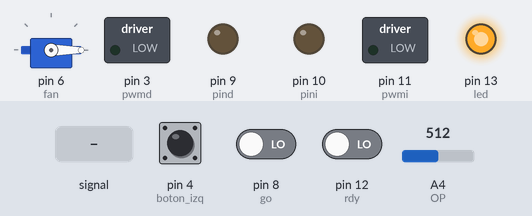
A sketch run on a simulated Arduino Uno, built with avr-gcc and run on an emulated ATmega328P. Parts: servo, switched loads named in the sketch (green lamp = pin HIGH), output pins drawn as LEDs (lit = HIGH). Dashed ring = blinking. The test bench sets the inputs (shaded band); at power-on: pin 4 (boton_izq) HIGH, A4 (OP) = 512, pin 8 (go) LOW, pin 12 (rdy) LOW. Pins used as bus, display or sensor lines are not drawn.

Above: at 1.8 s.
1.9 s: pin 4 (boton_izq) pulled LOW for 0.15 s
At 2.18 s:
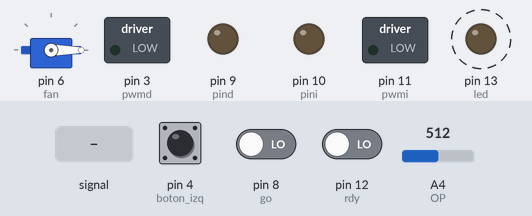
4.9 s: pin 4 (boton_izq) pulled LOW for 1 s
At 6.8 s:
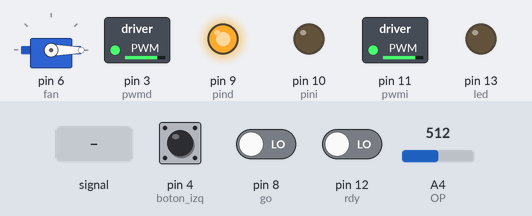
7.4 s: A4 (OP) fed a 200 Hz sine of ±81 counts around its level
At 8.5 s:
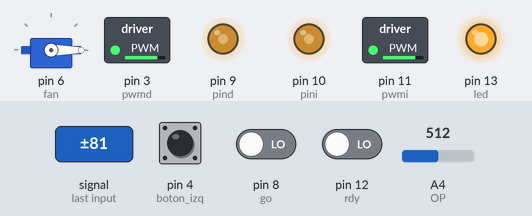
10.4 s: A4 (OP) set to 716
At 11.6 s:
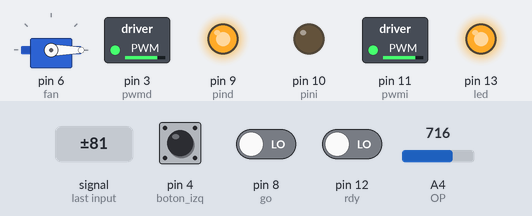
11.9 s: A4 (OP) fed a 1000 Hz sine of ±255 counts around its level
At 12.6 s:
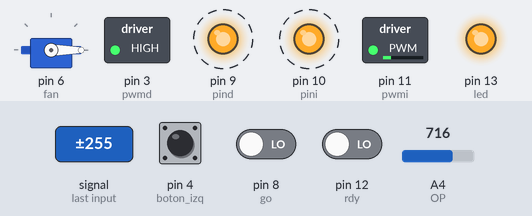
14.9 s: A4 (OP) fed a 50 Hz sine of ±306 counts around its level
Timing chart, 0 to 33.3 s (numbered marks = the images above; inputs shaded):
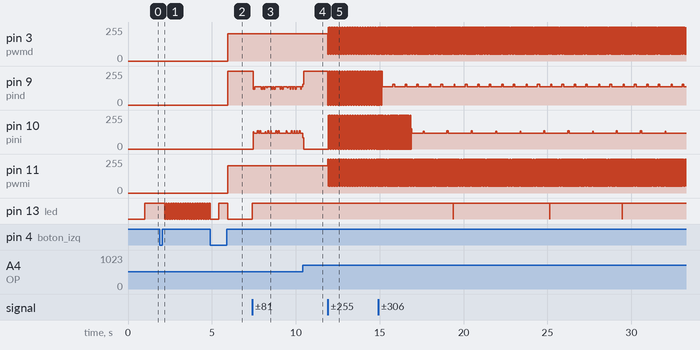

The sketch:

seguidor_Base.ino
```cpp
//*********PARAMTROS A CALIBRAR *************************************************************************************************
#include<Servo.h>

Servo fan;
int velocidad =205; // Velocidad crucero de robot max 255

float Kp = 2; // calibracion proporciona0.7
float Kd = 9.97;  //  calibracion derivativo9.65

int frente =  200;   // Velocidad a la que ira el motor hacia adelante cuando pierda la linea max 255
int reversa = 178;  // Velocidad a la que ira el motor hacia atras cuando pierda la linea    max 255

int color = 1;      // 1 linea negra 2 linea blanca
//********CONEXION DE PUERTOS****************************************************************************************************
int OP = A4;   // A0 conectdado a OP    SALIDA DEL MULTIPLEXOR
int S0 = A0;   // A4 conectado a S0     S0 DEL MULTIPLEXOR
int S1 = A1;   // A3 conectado a S1     S1 DEL MULTIPLEXOR
int S2 = A2;   // A1 conectado a S2     S2 DEL MULTIPLEXOR
int S3 = A3;   // A2 conectado a S3     S3 DEL MULTIPLEXOR
int led = 13;  // Led default de Arduino

int pini = 10;
int pwmi = 11;
int pind = 9;
int pwmd = 3;

int go = 8;   // Puerto donde se conecta el arrancador ( si el modulo no esta conectado, debe ponerse una resistencia pull-down)
int rdy = 12;
int boton_izq = 4; // boton izquierdo
//int boton_der = 7; // boton derecho
//int lon = 11;
//*******VARIABLES A UTILIZAR****************************************************************************************************


int mins1 = 255, mins2 = 255, mins3 = 255, mins4 = 255, mins5 = 255, mins6 = 255, mins7 = 255, mins8 = 255, mins9 = 255, mins10 = 255, mins11 = 255, mins12 = 255, mins13 = 255, mins14 = 255, mins15 = 255, mins16 = 255;

int maxs1 = 0, maxs2 = 0, maxs3 = 0, maxs4 = 0, maxs5 = 0, maxs6 = 0, maxs7 = 0, maxs8 = 0, maxs9 = 0, maxs10 = 0, maxs11 = 0, maxs12 = 0, maxs13 = 0, maxs14 = 0, maxs15 = 0, maxs16 = 0;

int valor_sensor1 = 0, valor_sensor2 = 0, valor_sensor3 = 0, valor_sensor4 = 0, valor_sensor5 = 0, valor_sensor6 = 0, valor_sensor7 = 0, valor_sensor8 = 0;

int valor_sensor9 = 0, valor_sensor10 = 0, valor_sensor11 = 0, valor_sensor12 = 0, valor_sensor13 = 0, valor_sensor14 = 0, valor_sensor15 = 0, valor_sensor16 = 0;

int valor_bd = 0, state_go = 0, state_rdy = 0, allow_off = 0, valor_bi = 0, memory_deg = 0, posicion = 0, MUESTREO = 1, sensibilidad = 100, c = 0, espera = 0, modo = LOW, value_x = 0;
int vel = 0;
unsigned long presente = 0;
long antes = 0;
long pausa = 70;
unsigned long pasado = 0;
unsigned long ahora;
double ERROR_POSICION = 0;
double ERROR_ULTIMO = 0;
double CX = 0;


void setup()
{
fan.attach(6);
fan.writeMicroseconds(0);
  pinMode ( led, OUTPUT);
 // pinMode(lon, OUTPUT);
  pinMode ( S0, OUTPUT);
  pinMode ( S1, OUTPUT);
  pinMode ( S2, OUTPUT);
  pinMode ( S3, OUTPUT);
  pinMode ( OP, INPUT);
  pinMode ( go, INPUT);
  pinMode ( boton_izq, INPUT);
//  pinMode ( boton_der, INPUT);
  pinMode(rdy, INPUT);

  pinMode(pini, OUTPUT);
  pinMode(pwmi, OUTPUT);
  pinMode(pind, OUTPUT);
  pinMode(pwmd, OUTPUT);
  //digitalWrite(lon, HIGH);

rutina1:

  delay(1000);
  digitalWrite ( led, HIGH);

rutina2:
  lectura();
  if ( valor_bi == LOW ) {
    value_x = 1;
  }
  if ( valor_bi == HIGH && value_x == 1 ) {
    delay (50);
    goto rutina3;
  }
  goto rutina2;


  //****************************************************************************************************************************************************************************


rutina3:   // Calibracion de sensores

  while ( espera < 4000) {
    lectura();
    if ( valor_bi == LOW ) {
      espera = 5000;
    }
    presente = millis();
    if (presente - antes > pausa) {
      antes = presente;
      if (modo == LOW) {
        modo = HIGH;
      }
      else {
        modo = LOW;
      }
      digitalWrite(led, modo);
    }


    if (valor_sensor1 <  mins1) {
      mins1 = valor_sensor1;
    }
    if (valor_sensor2 <  mins2) {
      mins2 = valor_sensor2;
    }
    if (valor_sensor3 <  mins3) {
      mins3 = valor_sensor3;
    }
    if (valor_sensor4 <  mins4) {
      mins4 = valor_sensor4;
    }
    if (valor_sensor5 <  mins5) {
      mins5 = valor_sensor5;
    }
    if (valor_sensor6 <  mins6) {
      mins6 = valor_sensor6;
    }
    if (valor_sensor7 <  mins7) {
      mins7 = valor_sensor7;
    }
    if (valor_sensor8 <  mins8) {
      mins8 = valor_sensor8;
    }
    if (valor_sensor9 <  mins9) {
      mins9 = valor_sensor9;
    }
    if (valor_sensor10 <  mins10) {
      mins10 = valor_sensor10;
    }
    if (valor_sensor11 <  mins11) {
      mins11 = valor_sensor11;
    }
    if (valor_sensor12 <  mins12) {
      mins12 = valor_sensor12;
    }
    if (valor_sensor13 <  mins13) {
      mins13 = valor_sensor13;
    }
    if (valor_sensor14 <  mins14) {
      mins14 = valor_sensor14;
    }
    if (valor_sensor15 <  mins15) {
      mins15 = valor_sensor15;
    }
    if (valor_sensor16 <  mins16) {
      mins16 = valor_sensor16;
    }

    if (valor_sensor1 >  maxs1) {
      maxs1 = valor_sensor1;
    }
    if (valor_sensor2 >  maxs2) {
      maxs2 = valor_sensor2;
    }
    if (valor_sensor3 >  maxs3) {
      maxs3 = valor_sensor3;
    }
    if (valor_sensor4 >  maxs4) {
      maxs4 = valor_sensor4;
    }
    if (valor_sensor5 >  maxs5) {
      maxs5 = valor_sensor5;
    }
    if (valor_sensor6 >  maxs6) {
      maxs6 = valor_sensor6;
    }
    if (valor_sensor7 >  maxs7) {
      maxs7 = valor_sensor7;
    }
    if (valor_sensor8 >  maxs8) {
      maxs8 = valor_sensor8;
    }
    if (valor_sensor9 >  maxs9) {
      maxs9 = valor_sensor9;
    }
    if (valor_sensor10 >  maxs10) {
      maxs10 = valor_sensor10;
    }
    if (valor_sensor11 >  maxs11) {
      maxs11 = valor_sensor11;
    }
    if (valor_sensor12 >  maxs12) {
      maxs12 = valor_sensor12;
    }
    if (valor_sensor13 >  maxs13) {
      maxs13 = valor_sensor13;
    }
    if (valor_sensor14 >  maxs14) {
      maxs14 = valor_sensor14;
    }
    if (valor_sensor15 >  maxs15) {
      maxs15 = valor_sensor15;
    }
    if (valor_sensor16 >  maxs16) {
      maxs16 = valor_sensor16;
    }

  }  // Termina calibracion de sensores


  digitalWrite ( led, LOW);
  delay (500);


rutina4:

  digitalWrite ( led, HIGH);
  lectura();
  if ( state_go == HIGH) {
    allow_off = 1;
    goto PD;
  }
  if ( valor_bi == LOW) {
    c = 1;
  }
  if ( valor_bi == HIGH && c == 1 ) {
    delay ( 50);
    digitalWrite ( led, LOW);


    goto PD;
  }
  goto rutina4;


off:
  lectura();
  if ( state_go == HIGH ) {
    goto PD;
  }
  analogWrite ( pwmi , 0); analogWrite ( pwmd, 0);
  goto off;


  //*****************************************************************> PROGRAMA PRINCIPAL DE PD <**************************************************************************************

PD:

  if ( state_go == 0 && allow_off == 1 ) {
    goto off;
  }

  ahora = millis();
  int ACTUAL = ahora - pasado;
  if (ACTUAL >= MUESTREO)
  {

    lectura();

    ERROR_POSICION = valor_sensor1 * (-1) + valor_sensor2 * (-1) + valor_sensor3 * (-1) + valor_sensor4 * (-.8) + valor_sensor5 * (-.6) + valor_sensor6 * (-.4) + valor_sensor7 * (-.2) + valor_sensor8 * (-.1) + valor_sensor9 * (.1) + valor_sensor10 * (.2) + valor_sensor11 * (.4) + valor_sensor12 * (.6) + valor_sensor13 * (.8) + valor_sensor14 * (1) + valor_sensor15 * (1) + valor_sensor16 * (1);


    double ERROR_D = (ERROR_POSICION - ERROR_ULTIMO);
    float P = Kp * ERROR_POSICION;

    float D = Kd * ERROR_D;

    CX = P + D;

    pasado = ahora;
    ERROR_ULTIMO = ERROR_POSICION;

    if ( CX >=  255 ) {
      CX =  255;
    }
    if ( CX <= -255 ) {
      CX = -255;
    }


    int pwm1 = velocidad + (CX);
    int pwm2 = velocidad - (CX);

    if ( pwm1 >= 255 ) {
      pwm1 = 255;
    }
    if ( pwm2 >= 255 ) {
      pwm2 = 255;
    }


    if ( valor_sensor3 > sensibilidad ) {
      posicion = 0;
    }
    if ( valor_sensor1 > sensibilidad && valor_sensor8 < sensibilidad && valor_sensor9 < sensibilidad  ) {
      posicion = 1;
    }

    if ( valor_sensor14 > sensibilidad ) {
      posicion = 0;
    }
    if ( valor_sensor16 > sensibilidad  && valor_sensor8 < sensibilidad && valor_sensor9 < sensibilidad  ) {
      posicion = 16;
    }

    float r1 = abs(pwm1);
    float r2 = abs (pwm2);

    if ( r1 >= 255 ) {
      r1 = 255;
    }
    if ( r2 >= 255 ) {
      r2 = 255;
    }
//Si te sales
    if ( posicion == 16 )
    { analogWrite ( pwmd, reversa); digitalWrite ( pind, HIGH);
      analogWrite ( pwmi, frente); digitalWrite ( pini, HIGH); ;
    }

    if ( posicion == 1 )
    { analogWrite ( pwmd, frente); digitalWrite ( pind, LOW);
      analogWrite ( pwmi, reversa); digitalWrite (pini, LOW); ;
    }
//control de motores
    if ( posicion != 16 && posicion != 1 ) {
      if ( pwm1 < 0 ) {
        analogWrite ( pwmd, r1);
        digitalWrite ( pind, LOW);//Derecho atras
          digitalWrite ( 13, HIGH);

              ;

      }
      if ( pwm2 < 0 ) {
        analogWrite ( pwmi, r2);
        digitalWrite ( pini, HIGH);
   ;
      }

      if ( pwm1 == 0 ) {
        analogWrite ( pwmd, 0);
        digitalWrite ( pind, LOW);
          digitalWrite ( 13, LOW);
       ;
      }
      if ( pwm2 == 0 ) {
        analogWrite ( pwmi, 0);
        digitalWrite ( pini, LOW);
          digitalWrite ( 13, LOW);
         ;
      }

      if ( pwm1 > 0 ) {
        analogWrite ( pwmd, pwm1);
        digitalWrite ( pind, HIGH);
      ;
      }
      if ( pwm2 > 0 ) {
        analogWrite ( pwmi, pwm2);
        digitalWrite ( pini, LOW) ;
         ;
      }
    }
  }
  goto PD;
}


void loop() {}

void lectura() {

  valor_bi = digitalRead ( boton_izq);
  //valor_bd = digitalRead ( boton_der);
  state_go = digitalRead ( go);
  state_rdy = digitalRead(rdy);


  digitalWrite ( S0, LOW); digitalWrite ( S1, LOW); digitalWrite ( S2, LOW); digitalWrite ( S3, LOW);       valor_sensor1 = analogRead ( OP) / 4;
  digitalWrite ( S0, HIGH);                                                                                 valor_sensor2 = analogRead ( OP) / 4;
  digitalWrite ( S0, LOW); digitalWrite ( S1, HIGH);                                                        valor_sensor3 = analogRead ( OP) / 4;
  digitalWrite ( S0, HIGH);                                                                                 valor_sensor4 = analogRead ( OP) / 4;
  digitalWrite ( S0, LOW); digitalWrite ( S1, LOW); digitalWrite ( S2, HIGH);                               valor_sensor5 = analogRead ( OP) / 4;
  digitalWrite ( S0, HIGH);                                                                                 valor_sensor6 = analogRead ( OP) / 4;
  digitalWrite ( S0, LOW); digitalWrite ( S1, HIGH); digitalWrite ( S2, HIGH);                              valor_sensor7 = analogRead ( OP) / 4;
  digitalWrite ( S0, HIGH); digitalWrite ( S1, HIGH); digitalWrite ( S2, HIGH);                             valor_sensor8 = analogRead ( OP) / 4;
  digitalWrite ( S0, LOW); digitalWrite ( S1, LOW); digitalWrite ( S2, LOW); digitalWrite ( S3, HIGH);      valor_sensor9 = analogRead ( OP) / 4;
  digitalWrite ( S0, HIGH); digitalWrite ( S1, LOW); digitalWrite ( S2, LOW);                               valor_sensor10 = analogRead ( OP) / 4;
  digitalWrite ( S0, LOW); digitalWrite ( S1, HIGH); digitalWrite ( S2, LOW);                               valor_sensor11 = analogRead ( OP) / 4;
  digitalWrite ( S0, HIGH); digitalWrite ( S1, HIGH); digitalWrite ( S2, LOW);                              valor_sensor12 = analogRead ( OP) / 4;
  digitalWrite ( S0, LOW); digitalWrite ( S1, LOW); digitalWrite ( S2, HIGH);                               valor_sensor13 = analogRead ( OP) / 4;
  digitalWrite ( S0, HIGH); digitalWrite ( S1, LOW);                                                        valor_sensor14 = analogRead ( OP) / 4;
  digitalWrite ( S0, LOW); digitalWrite (  S1, HIGH);                                                       valor_sensor15 = analogRead ( OP) / 4;
  digitalWrite ( S0, HIGH);                                                                                 valor_sensor16 = analogRead ( OP) / 4;


  if ( color == 2 )
  {

    valor_sensor1 = map(valor_sensor1, 0 , 255 , 255, 0);
    valor_sensor2 = map(valor_sensor2, 0 , 255 , 255, 0);
    valor_sensor3 = map(valor_sensor3, 0 , 255 , 255, 0);
    valor_sensor4 = map(valor_sensor4, 0 , 255 , 255, 0);
    valor_sensor5 = map(valor_sensor5, 0 , 255 , 255, 0);
    valor_sensor6 = map(valor_sensor6, 0 , 255 , 255, 0);
    valor_sensor7 = map(valor_sensor7, 0 , 255 , 255, 0);
    valor_sensor8 = map(valor_sensor8, 0 , 255 , 255, 0);
    valor_sensor9 = map(valor_sensor9, 0 , 255 , 255, 0);
    valor_sensor10 = map(valor_sensor10, 0 , 255 , 255, 0);
    valor_sensor11 = map(valor_sensor11, 0 , 255 , 255, 0);
    valor_sensor12 = map(valor_sensor12, 0 , 255 , 255, 0);
    valor_sensor13 = map(valor_sensor13, 0 , 255 , 255, 0);
    valor_sensor14 = map(valor_sensor14, 0 , 255 , 255, 0);
    valor_sensor15 = map(valor_sensor15, 0 , 255 , 255, 0);
    valor_sensor16 = map(valor_sensor16, 0 , 255 , 255, 0);
  }


  valor_sensor1 = map(valor_sensor1, mins1 , maxs1 , 0, 255);
  valor_sensor2 = map(valor_sensor2, mins2 , maxs2 , 0, 255);
  valor_sensor3 = map(valor_sensor3, mins3 , maxs3 , 0, 255);
  valor_sensor4 = map(valor_sensor4, mins4 , maxs4 , 0, 255);
  valor_sensor5 = map(valor_sensor5, mins5 , maxs5 , 0, 255);
  valor_sensor6 = map(valor_sensor6, mins6 , maxs6 , 0, 255);
  valor_sensor7 = map(valor_sensor7, mins7 , maxs7 , 0, 255);
  valor_sensor8 = map(valor_sensor8, mins8 , maxs8 , 0, 255);
  valor_sensor9 = map(valor_sensor9, mins9 , maxs9 , 0, 255);
  valor_sensor10 = map(valor_sensor10, mins10 , maxs10 , 0, 255);
  valor_sensor11 = map(valor_sensor11, mins11 , maxs11 , 0, 255);
  valor_sensor12 = map(valor_sensor12, mins12 , maxs12 , 0, 255);
  valor_sensor13 = map(valor_sensor13, mins13 , maxs13 , 0, 255);
  valor_sensor14 = map(valor_sensor14, mins14 , maxs14 , 0, 255);
  valor_sensor15 = map(valor_sensor15, mins15 , maxs15 , 0, 255);
  valor_sensor16 = map(valor_sensor16, mins16 , maxs16 , 0, 255);

}
```

Measured:
- after the input at 1.9 s, pin 13 (led): alternates HIGH for 0.07 s and LOW for 0.07 s, starting after 0.28 s
- after the input at 4.9 s, pin 3 (pwmd): 0/255 → 205/255 after 1.1 s; pin 9 (pind): 0/255 → 255/255 after 1.1 s; pin 11 (pwmi): 0/255 → 204/255 after 1.1 s
- after the input at 7.4 s, pin 13 (led): LOW → HIGH at once
- after the input at 10.4 s, pin 3 (pwmd): stays 205/255 (without the input it goes to 255/255 after 1.5 s); pin 11 (pwmi): 204/255 → 205/255 at once
- after the input at 11.9 s, pin 3 (pwmd), pin 11 (pwmi): alternates 255/255 for 0.02 s and 50/255 for 0.02 s, starting at once; pin 9 (pind), pin 10 (pini): alternates 255/255 for 0.02 s and 0/255 for 0.02 s, starting at once
